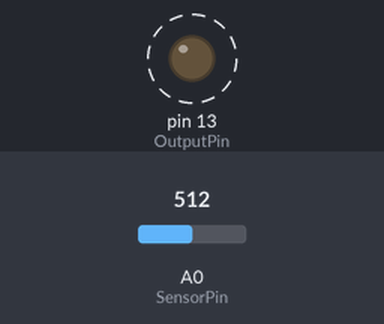
Simulated run of this sketch. Board: Arduino Uno, built with avr-gcc and run on an emulated ATmega328P. Shown: output pins drawn as LEDs (lit = HIGH). Dashed ring = blinking. The test bench sets the inputs (shaded band); at power-on: A0 (SensorPin) = 512.

Above: at 1.8 s.
1.9 s: A0 (SensorPin) set to 0
At 3.3 s:
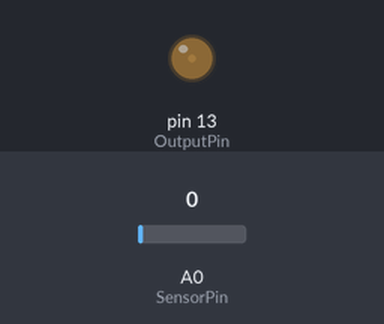
3.6 s: A0 (SensorPin) set to 122
At 3.9 s:
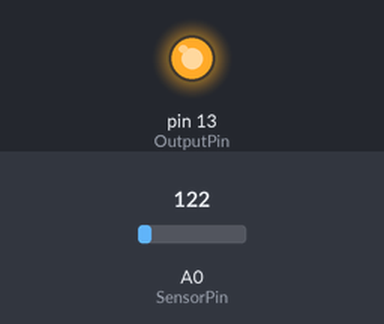
Timing chart, 0 to 13.1 s (numbered marks = the images above; inputs shaded):
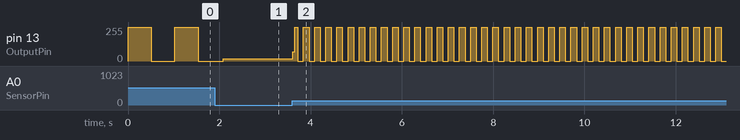

The sketch:

AnalogInput.ino
```cpp
int SensorPin = A0;
int OutputPin = 13;
int SensorValue;
void setup() {
  pinMode(OutputPin, OUTPUT);
}
void loop() {
  SensorValue = analogRead(SensorPin);
  digitalWrite(OutputPin, HIGH);
  delay(SensorValue);
  digitalWrite(OutputPin, LOW);
  delay(SensorValue);
}
```

Measured:
- after the input at 3.6 s, pin 13 (OutputPin): 16/255 → 69/255 at once, then moves between 0/255 and 255/255, repeating every 0.24 s
- by itself, pin 13 (OutputPin): alternates 255/255 for 0.51 s and 0/255 for 0.51 s
